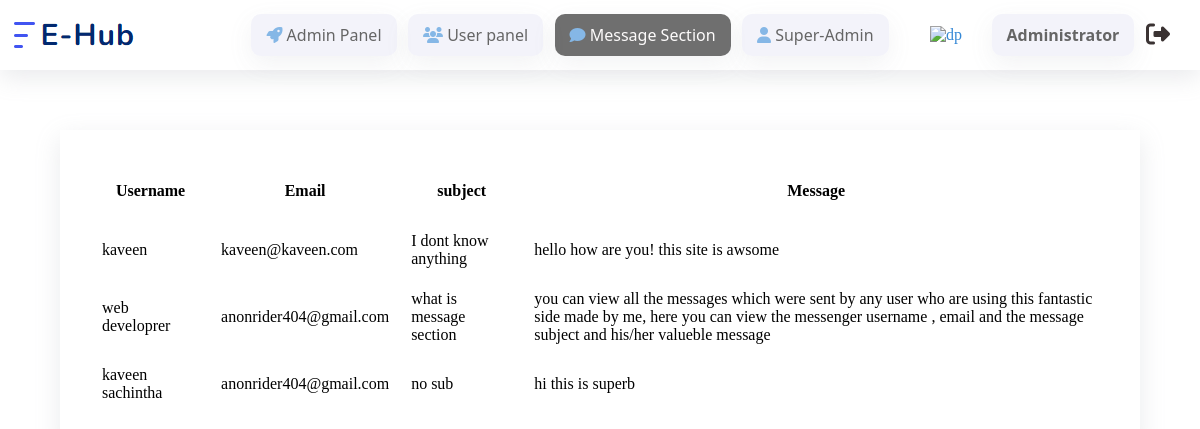
The page /message-panel/ (signed in) on the database its author committed.
### EhubSl/models.py (models this page shows)
class message(models.Model):
    username = models.TextField(max_length=50,null=True)
    email = models.EmailField(max_length=100, null=True)
    subject = models.TextField(max_length=200, null=True)
    msg = models.TextField(max_length=1000, null=True)

### EhubSl/views.py (the view)
# urls.py: path('message-panel/', views.messagepanel,name='messages'),
@login_required
def messagepanel(request):
    context = {
        'message':message.objects.all()
    }
    return render(request,'messages.html',context)

### templates/messages.html (shortened to what this page needs)
<!DOCTYPE html>
<html lang="en">
<head>
    {% load static %}
    <link rel="stylesheet" href="{% static '/css/dashboard.css' %}">
    <link rel="stylesheet" href="https://cdnjs.cloudflare.com/ajax/libs/font-awesome/6.3.0/css/all.min.css">
</head>
{% if user.is_staff %}
<body>
    <div class="status">
        <div class="logo">
        <img src="{% static '/img/nice.png' %}">
        </div>
        <a class="title" href="{% url 'dashboard' %}"><i class="fa-solid fa-rocket"></i> Admin Panel</a>
        <a class="title" href="{% url 'users' %}"><i class="fa-solid fa-users"></i> User panel</a>
        <a class="active" href="#"><i class="fa-solid fa-comment"></i> Message Section</a>
        <a class="title" href="/Ehub-admin/"><i class="fa-solid fa-user"></i> Super-Admin</a>
        <div class="right">
            <img src="https://icons.veryicon.com/png/o/miscellaneous/two-color-icon-library/user-286.png" class="dp"
                alt="dp">
            <h2 class="usertitle">Administrator</h2>
            <div class="last">
            <h2><a href="{% url 'logout' %}"><i class="fa-solid fa-right-from-bracket"></i></a></h2>
        </div>
        </div>
    </div>
    <div class="usr">
        <div class="users">
          <table class="usertb">
            <tr>
                <th>Username</th>
                <th>Email</th>
                <th class="mediahide">subject</th>
                <th>Message</th>
            </tr>
            {% for item in message %}
            <tr>
                <td>{{item.username}}</td>
                <td>{{item.email}}</td>
                <td class="mediahide">{{item.subject}}</td>
                <td>{{item.msg}}</td>
            </tr>
            {% endfor %}
          </table>
        </div>
    </div>
{% else %}
<h1>You are not permited</h1>
{% endif %}
</body>
</html>

### static/css/dashboard.css (style rules this page uses)
* { margin: 0; padding: 0; }
html,body { overflow-y: hidden; overflow-x: hidden; }
.status { display: flex; align-items: center; justify-content: space-between; height: 70px; box-shadow: rgba(149, 157, 165, 0.2) 0px 8px 24px; width: 100%; position: absolute; top: 0; left: 0; }
.status .right { width:20%; display: flex; align-items: center; justify-content: space-between; color: rgb(53, 136, 214); margin: 30px; }
.status .right .dp { width: 50px; }
.right i { color: rgb(58, 50, 50); }
.logo { width: 20%; }
.title i { color: rgb(53, 136, 214); }
.active i { color: rgb(53, 136, 214); }
.title { color: black; font-size: 16px; padding: 10px 15px; background-color: rgb(236, 236, 248); box-shadow: rgba(149, 157, 165, 0.2) 0px 8px 24px; border-radius: 10px; font-family: 'Segoe UI', Tahoma, Geneva, Verdana, sans-serif; opacity: 60%; text-decoration: none; transition: 0.4s; }
.usertitle { color: black; font-size: 16px; padding: 10px 15px; background-color: rgb(236, 236, 248); box-shadow: rgba(149, 157, 165, 0.2) 0px 8px 24px; border-radius: 10px; font-family: 'Segoe UI', Tahoma, Geneva, Verdana, sans-serif; opacity: 60%; text-decoration: none; transition: 0.4s; }
.active { color: rgb(252, 249, 249); font-size: 16px; padding: 10px 15px; background-color: rgb(16, 16, 16); box-shadow: rgba(149, 157, 165, 0.2) 0px 8px 24px; border-radius: 10px; font-family: 'Segoe UI', Tahoma, Geneva, Verdana, sans-serif; opacity: 60%; text-decoration: none; transition: 0.4s; }
.usr { width: 100%; display: flex; align-items: center; justify-content: center; margin-top: 100px; }
.users { width: 90%; box-shadow: rgba(149, 157, 165, 0.2) 0px 8px 24px; margin-top: 30px; }
table { width: 100%; height: 100%; border-color: transparent; padding: 30px 30px; }
td { padding: 10px 10px; }
th { padding: 20px 20px; }

### rows shown on the page
message: username "kaveen", email "kaveen@kaveen.com", subject "I dont know anything", msg "hello how are you! this site is awsome"
message: username "web developrer", email "anonrider404@gmail.com", subject "what is message section", msg "you can view all the messages which were sent by any user who are using this fantastic side made by me, here you can view the messenger username , email and the message subject and his/her valueble message"
message: username "kaveen sachintha", email "anonrider404@gmail.com", subject "no sub", msg "hi this is superb"
